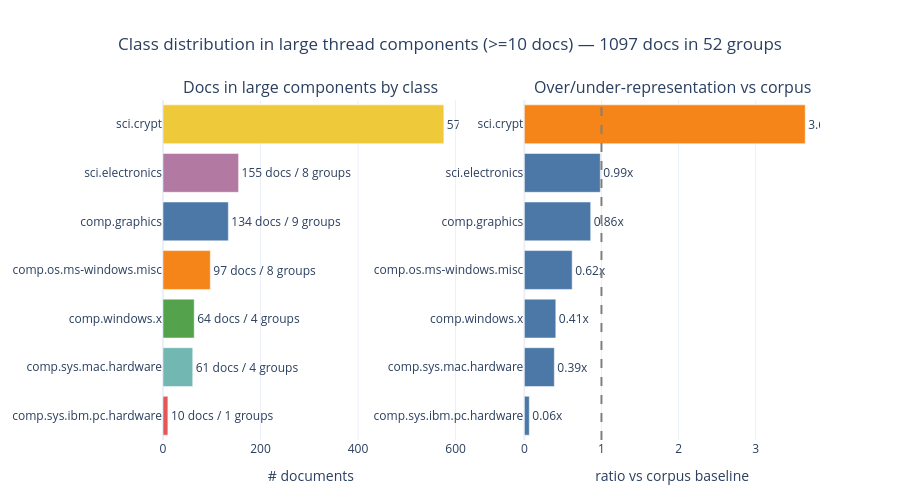

Notebook cell for this chart:
### Code cell
# class distribution in large components (>=10 docs) 
large_comps = comp_sizes[comp_sizes["group_size"] >= LARGE_THRESHOLD]["thread_group_id"]

large_docs = df[df["thread_group_id"].isin(large_comps)].copy()

class_dist = (
    large_docs.groupby("label")
    .agg(
        n_docs=("doc_id", "count"),
        n_components=("thread_group_id", "nunique"),
    )
    .reset_index()
    .sort_values("n_docs", ascending=True)
)

# compare: share in large components vs overall corpus
overall_share = df["label"].value_counts(normalize=True).rename("overall_share")
class_dist = class_dist.merge(overall_share, left_on="label", right_index=True)
class_dist["large_share"] = class_dist["n_docs"] / class_dist["n_docs"].sum()
class_dist["overrepresentation"] = class_dist["large_share"] / class_dist["overall_share"]

fig2 = make_subplots(
    rows=1, cols=2,
    subplot_titles=[
        "Docs in large components by class",
        "Over/under-representation vs corpus",
    ],
    column_widths=[0.5, 0.5],
)

label_colors = {lbl: COLORS[i % len(COLORS)] for i, lbl in enumerate(sorted(class_dist["label"]))}

# left: stacked bar per class
for _, row in class_dist.iterrows():
    fig2.add_trace(
        go.Bar(
            y=[row["label"]],
            x=[row["n_docs"]],
            orientation="h",
            marker_color=label_colors[row["label"]],
            showlegend=False,
            text=[f"{row['n_docs']} docs / {row['n_components']} groups"],
            textposition="outside",
        ),
        row=1, col=1,
    )

# right: overrepresentation ratio (ratio > 1 = overrepresented in large threads)
colors_right = [COLORS[1] if r > 1 else COLORS[0] for r in class_dist["overrepresentation"]]
fig2.add_trace(
    go.Bar(
        y=class_dist["label"],
        x=class_dist["overrepresentation"],
        orientation="h",
        marker_color=colors_right,
        showlegend=False,
        text=[f"{v:.2f}x" for v in class_dist["overrepresentation"]],
        textposition="outside",
    ),
    row=1, col=2,
)

fig2.add_vline(x=1.0, line_dash="dash", line_color="grey", row=1, col=2)

fig2.update_layout(
    title=dict(
        text=f"Class distribution in large thread components (>=10 docs) — {len(large_docs)} docs in {len(large_comps)} groups",
        x=0.5,
    ),
    height=500,
    template="plotly_white",
    margin=dict(t=100, b=60),
)
fig2.update_xaxes(title_text="# documents", row=1, col=1)
fig2.update_xaxes(title_text="ratio vs corpus baseline", row=1, col=2)

fig2.show()

### Figure 1 — Plotly figure (JSON) as saved in the notebook; plotly's stock layout.template omitted (floating-point values rounded to 4 significant figures)
{"data": [{"marker": {"color": "#E45756"}, "orientation": "h", "showlegend": false, "text": ["10 docs / 1 groups"], "textposition": "outside", "type": "bar", "x": [10], "xaxis": "x", "y": ["comp.sys.ibm.pc.hardware"], "yaxis": "y"}, {"marker": {"color": "#72B7B2"}, "orientation": "h", "showlegend": false, "text": ["61 docs / 4 groups"], "textposition": "outside", "type": "bar", "x": [61], "xaxis": "x", "y": ["comp.sys.mac.hardware"], "yaxis": "y"}, {"marker": {"color": "#54A24B"}, "orientation": "h", "showlegend": false, "text": ["64 docs / 4 groups"], "textposition": "outside", "type": "bar", "x": [64], "xaxis": "x", "y": ["comp.windows.x"], "yaxis": "y"}, {"marker": {"color": "#F58518"}, "orientation": "h", "showlegend": false, "text": ["97 docs / 8 groups"], "textposition": "outside", "type": "bar", "x": [97], "xaxis": "x", "y": ["comp.os.ms-windows.misc"], "yaxis": "y"}, {"marker": {"color": "#4C78A8"}, "orientation": "h", "showlegend": false, "text": ["134 docs / 9 groups"], "textposition": "outside", "type": "bar", "x": [134], "xaxis": "x", "y": ["comp.graphics"], "yaxis": "y"}, {"marker": {"color": "#B279A2"}, "orientation": "h", "showlegend": false, "text": ["155 docs / 8 groups"], "textposition": "outside", "type": "bar", "x": [155], "xaxis": "x", "y": ["sci.electronics"], "yaxis": "y"}, {"marker": {"color": "#EECA3B"}, "orientation": "h", "showlegend": false, "text": ["576 docs / 18 groups"], "textposition": "outside", "type": "bar", "x": [576], "xaxis": "x", "y": ["sci.crypt"], "yaxis": "y"}, {"marker": {"color": ["#4C78A8", "#4C78A8", "#4C78A8", "#4C78A8", "#4C78A8", "#4C78A8", "#F58518"]}, "orientation": "h", "showlegend": false, "text": ["0.06x", "0.39x", "0.41x", "0.62x", "0.86x", "0.99x", "3.64x"], "textposition": "outside", "type": "bar", "x": [0.06426, 0.3889, 0.408, 0.6202, 0.8603, 0.9851, 3.642], "xaxis": "x2", "y": ["comp.sys.ibm.pc.hardware", "comp.sys.mac.hardware", "comp.windows.x", "comp.os.ms-windows.misc", "comp.graphics", "sci.electronics", "sci.crypt"], "yaxis": "y2"}], "layout": {"annotations": [{"font": {"size": 16}, "showarrow": false, "text": "Docs in large components by class", "x": 0.225, "xanchor": "center", "xref": "paper", "y": 1, "yanchor": "bottom", "yref": "paper"}, {"font": {"size": 16}, "showarrow": false, "text": "Over/under-representation vs corpus", "x": 0.775, "xanchor": "center", "xref": "paper", "y": 1, "yanchor": "bottom", "yref": "paper"}], "height": 500, "margin": {"b": 60, "t": 100}, "shapes": [{"line": {"color": "grey", "dash": "dash"}, "type": "line", "x0": 1, "x1": 1, "xref": "x2", "y0": 0, "y1": 1, "yref": "y2 domain"}], "title": {"text": "Class distribution in large thread components (>=10 docs) — 1097 docs in 52 groups", "x": 0.5}, "xaxis": {"anchor": "y", "domain": [0, 0.45], "title": {"text": "# documents"}}, "xaxis2": {"anchor": "y2", "domain": [0.55, 1], "title": {"text": "ratio vs corpus baseline"}}, "yaxis": {"anchor": "x", "domain": [0, 1]}, "yaxis2": {"anchor": "x2", "domain": [0, 1]}}}
